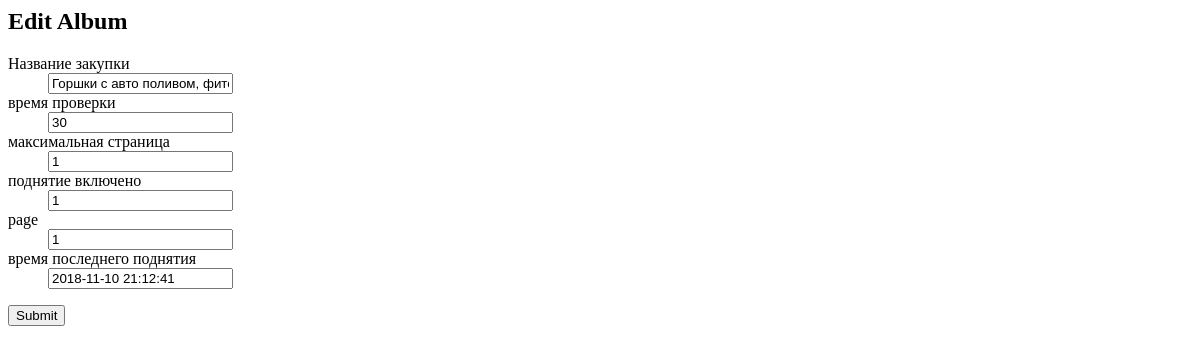
Page /item/87062 on the earlier database version.
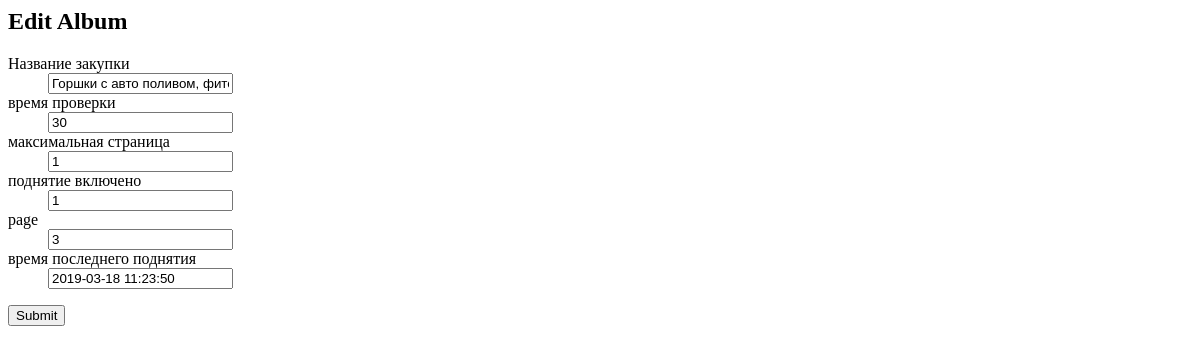
Same page on the later database version.
### tables this page shows
CREATE TABLE topics (id INTEGER PRIMARY KEY UNIQUE NOT NULL, name VARCHAR (250) NOT NULL, ref VARCHAR (100), time_start TIME DEFAULT (7), time_stop TIME DEFAULT (23.05), interval_minutes INTEGER DEFAULT (30), user_id INTEGER REFERENCES users (id), last_up_time TIME DEFAULT (1), active INT DEFAULT (1), page INT, maxpage INT DEFAULT (1), actual INT DEFAULT (1), good_id INT DEFAULT (0));

### app.py (the view, shortened to what this page needs)
@app.route('/item/<int:id>', methods=['GET', 'POST'])
def edit(id):
    tpcs = engine.execute("""select t.id,
                                           t.name,
                                           t.page,
                                           t.maxpage max_page,
                                           t.interval_minutes,
                                           t.active,
                                           datetime(last_up_time, 'unixepoch', 'localtime') up_time
                                   from topics t
                                   where actual=1 """+" and id={}".format(id)).first()
    form=EditForm(formdata=request.form, obj=tpcs)
    return render_template('edit_topic.html', form=form)

### forms.py
class EditForm(FlaskForm):
    name = StringField('Название закупки')
    page = StringField('page')
    max_page = StringField('максимальная страница', validators=[DataRequired()])
    interval_minutes = StringField('время проверки', validators=[DataRequired()])
    active = StringField('поднятие включено', validators=[DataRequired()])
    up_time = StringField('время последнего поднятия ')

### templates/edit_topic.html (shortened to what this page needs)
<doctype html>
<h2>Edit Album</h2>
{% from "_formhelpers.html" import render_field %}
<form method=post>
    <dl>
        {{ render_field(form.name) }}
        {{ render_field(form.interval_minutes) }}
        {{ render_field(form.max_page) }}
        {{ render_field(form.active) }}
        {{ render_field(form.page) }}
        {{ render_field(form.up_time) }}
    </dl>
    <p><input type=submit value=Submit>
</form>

### templates/_formhelpers.html (shortened to what this page needs)
{% macro render_field(field) %}
    <dt>{{ field.label }}
    <dd>{{ field(**kwargs)|safe }}
    </dd>
{% endmacro %}

Differences in the rows shown:
changed topics "Горшки с авто поливом, фитопанели, пластиковая посуда, нужные мелочи": page "1" → "3"
Other differences:
form field up_time: "2018-11-10 21:12:41" → "2019-03-18 11:23:50"
